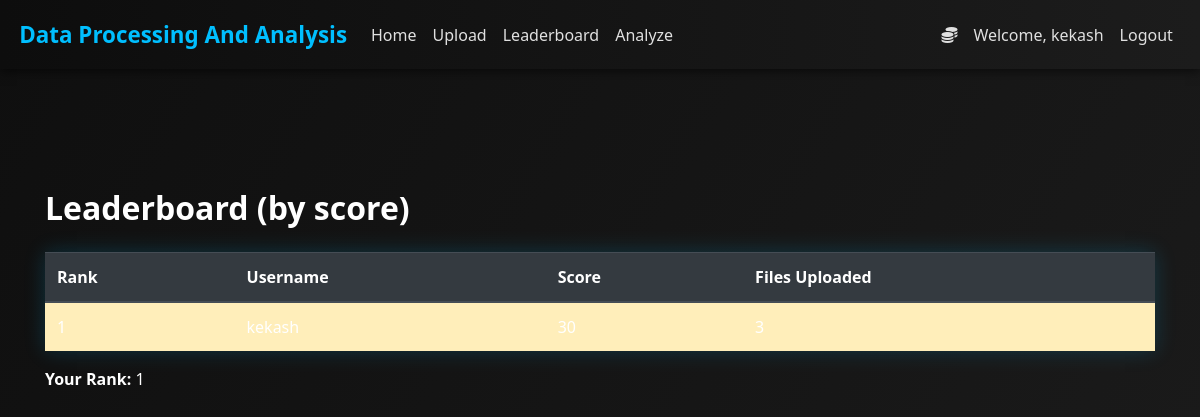
The page /leaderboard (signed in) on the database as committed earlier.
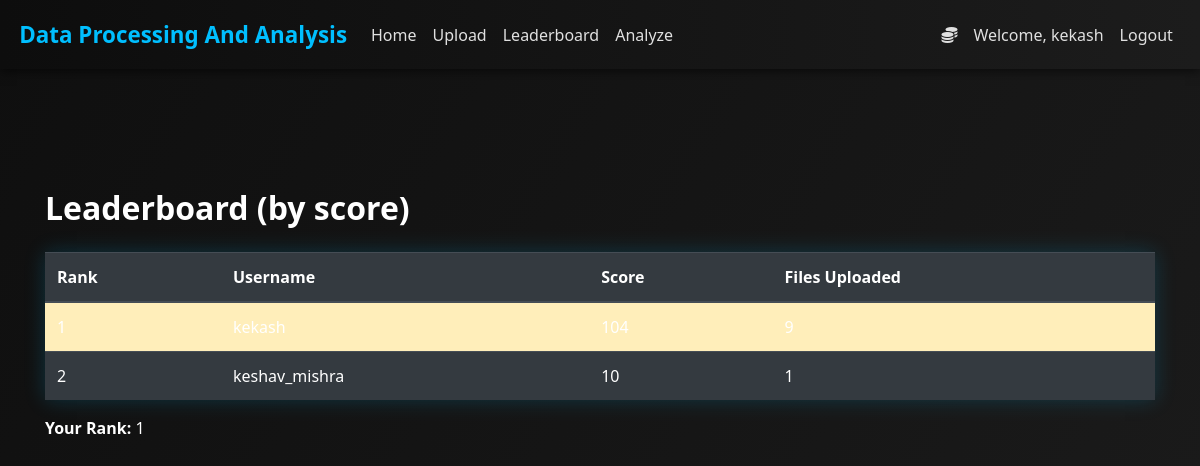
The same page on the database as committed later.
### backend/credentials.py (models this page shows, shortened)
class User(db.Model, UserMixin):
    id = db.Column(db.Integer, primary_key=True)
    username = db.Column(db.String(length=27), unique=True, nullable=False)
    email_address = db.Column(db.String(length=50), unique=True, nullable=False)
    pswd_hash = db.Column(db.String(length=60), nullable=False)
    score = db.Column(db.Integer, nullable=False, default=0)
    upload_count = db.Column(db.Integer, nullable=False, default=0)  # ✅ Added for leaderboard
    @property
    def password(self):
        raise AttributeError("Password is write-only.")

### backend/app.py (the view)
@app_blueprint.route('/leaderboard')
@login_required
def leaderboard_page():
    users = User.query.order_by(User.score.desc()).all()
    current_rank = next((i + 1 for i, u in enumerate(users) if u.id == current_user.id), None)
    return render_template('leaderboard.html', users=users, current_rank=current_rank)

### backend/credentials.py (called while the page is built)
@login_manager.user_loader
def load_user(user_id):
    return User.query.get(int(user_id))

### backend/templates/leaderboard.html (shortened to what this page needs)
{% extends "base.html" %}
{% block content %}
<div class="container">
    <h2 class="mb-4">Leaderboard (by score)</h2>
    <table class="table table-dark table-hover shadow-glow">
        <thead>
            <tr>
                <th>Rank</th>
                <th>Username</th>
                <th>Score</th>
                <th>Files Uploaded</th>
            </tr>
        </thead>
        <tbody>
            {% for user in users %}
            <tr {% if user.id == current_user.id %} class="table-warning" {% endif %}>
                <td>{{ loop.index }}</td>
                <td>{{ user.username }}</td>
                <td>{{ user.score }}</td>
                <td>{{ user.upload_count }}</td>
            </tr>
            {% endfor %}
        </tbody>
    </table>
    {% if current_rank %}
        <p class="mt-3"><strong>Your Rank:</strong> {{ current_rank }}</p>
    {% endif %}
</div>
{% endblock %}

### backend/templates/base.html (shortened to what this page needs)
<!doctype html>
<html lang="en">
   <head>
      <link rel="stylesheet" href="https://cdn.jsdelivr.net/npm/bootstrap@4.5.3/dist/css/bootstrap.min.css">
   </head>
   <body>
      <nav class="navbar navbar-expand-md navbar-dark bg-dark">
         <a class="navbar-brand" href="#">Data Processing And Analysis</a>
         <div class="collapse navbar-collapse" id="navbarNav">
            <ul class="navbar-nav mr-auto">
               <li class="nav-item active">
                  <a class="nav-link" href="{{ url_for('app_blueprint.home_page') }}">Home <span class="sr-only">(current)</span></a>
               </li>
               <li class="nav-item active">
                  <a class="nav-link" href="{{ url_for('app_blueprint.upload_page') }}">Upload <span class="sr-only">(current)</span></a>
               </li>
               <li class="nav-item">
                  <a class="nav-link" href="{{ url_for('app_blueprint.leaderboard_page') }}">Leaderboard</a>
               </li>
               <li class="nav-item">
                  <a class="nav-link" href="{{ url_for('app_blueprint.analyze') }}">Analyze</a>
               </li>
            </ul>
            {% if current_user.is_authenticated %}
            <ul class="navbar-nav">
               <li class="nav-item">
                  <a class="nav-link" style="color:lawngreen; font-weight: bold;">
                  <i class="fas fa-coins"></i>
                  </a>
               </li>
               <li class="nav-item">
                  <a class="nav-link">Welcome, {{ current_user.username }}</a>
               </li>
               <li class="nav-item">
                  <a class="nav-link" href="{{ url_for('app_blueprint.logout_page') }}">Logout</a>
               </li>
            </ul>
            {% endif %}
         </div>
      </nav>
      <div class="container mt-4">
      </div>
      {% block content %}
      {% endblock %}
   </body>
</html>

### backend/templates/base.html (style rules this page uses)
body { background: linear-gradient(120deg, #0f0f0f, #1a1a1a); color: #ffffff; font-family: 'Segoe UI', Tahoma, Geneva, Verdana, sans-serif; }
.navbar { background: linear-gradient(to right, #0d0d0d, #1c1c1c); box-shadow: 0 2px 10px rgba(0,0,0,0.6); padding: 0.8rem 1.2rem; }
.navbar-brand { font-weight: bold; color: #00bfff !important; font-size: 1.4rem; }
.navbar-nav .nav-link { color: #e0e0e0 !important; transition: color 0.3s ease, transform 0.2s ease; }
h1, h2, h3, h4, h5, h6 { font-weight: 700; color: #ffffff; }
a { text-decoration: none; }
.container, .content-wrapper { padding-top: 2rem; padding-bottom: 2rem; }
.shadow-glow { box-shadow: 0 0 20px rgba(0, 191, 255, 0.2); }

Rows that differ between the two databases and show on the page:
added User: username "keshav_mishra", score "10", upload_count "1"
